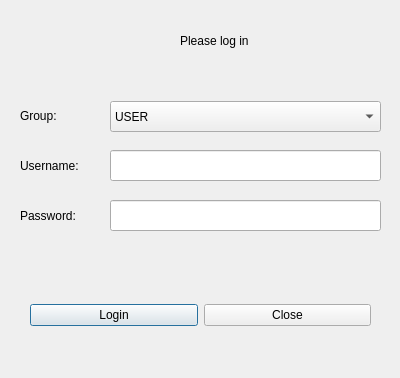
<?xml version="1.0" encoding="UTF-8"?>
<ui version="4.0">
 <class>Login</class>
 <widget class="QDialog" name="Login">
  <property name="geometry">
   <rect>
    <x>0</x>
    <y>0</y>
    <width>400</width>
    <height>378</height>
   </rect>
  </property>
  <property name="windowTitle">
   <string>User Login</string>
  </property>
  <widget class="QLineEdit" name="userLine">
   <property name="geometry">
    <rect>
     <x>110</x>
     <y>150</y>
     <width>271</width>
     <height>31</height>
    </rect>
   </property>
  </widget>
  <widget class="QLineEdit" name="passLine">
   <property name="geometry">
    <rect>
     <x>110</x>
     <y>200</y>
     <width>271</width>
     <height>31</height>
    </rect>
   </property>
   <property name="inputMask">
    <string/>
   </property>
   <property name="text">
    <string/>
   </property>
   <property name="echoMode">
    <enum>QLineEdit::Password</enum>
   </property>
  </widget>
  <widget class="QLabel" name="label">
   <property name="geometry">
    <rect>
     <x>20</x>
     <y>150</y>
     <width>81</width>
     <height>31</height>
    </rect>
   </property>
   <property name="text">
    <string>Username:</string>
   </property>
  </widget>
  <widget class="QLabel" name="label_2">
   <property name="geometry">
    <rect>
     <x>20</x>
     <y>200</y>
     <width>91</width>
     <height>31</height>
    </rect>
   </property>
   <property name="text">
    <string>Password:</string>
   </property>
  </widget>
  <widget class="QLabel" name="label_3">
   <property name="geometry">
    <rect>
     <x>180</x>
     <y>20</y>
     <width>201</width>
     <height>41</height>
    </rect>
   </property>
   <property name="text">
    <string>Please log in</string>
   </property>
  </widget>
  <widget class="QWidget" name="layoutWidget">
   <property name="geometry">
    <rect>
     <x>30</x>
     <y>290</y>
     <width>341</width>
     <height>51</height>
    </rect>
   </property>
   <layout class="QHBoxLayout" name="horizontalLayout">
    <item>
     <widget class="QPushButton" name="loginButton">
      <property name="text">
       <string>Login</string>
      </property>
     </widget>
    </item>
    <item>
     <widget class="QPushButton" name="closeButton">
      <property name="text">
       <string>Close</string>
      </property>
     </widget>
    </item>
   </layout>
  </widget>
  <widget class="QLabel" name="label_4">
   <property name="geometry">
    <rect>
     <x>20</x>
     <y>100</y>
     <width>61</width>
     <height>31</height>
    </rect>
   </property>
   <property name="text">
    <string>Group:</string>
   </property>
  </widget>
  <widget class="QComboBox" name="groupBox">
   <property name="geometry">
    <rect>
     <x>110</x>
     <y>101</y>
     <width>271</width>
     <height>31</height>
    </rect>
   </property>
   <item>
    <property name="text">
     <string>USER</string>
    </property>
   </item>
   <item>
    <property name="text">
     <string>COMPANY</string>
    </property>
   </item>
   <item>
    <property name="text">
     <string>ADMIN</string>
    </property>
   </item>
  </widget>
 </widget>
 <resources/>
 <connections>
  <connection>
   <sender>closeButton</sender>
   <signal>clicked()</signal>
   <receiver>Login</receiver>
   <slot>close()</slot>
   <hints>
    <hint type="sourcelabel">
     <x>263</x>
     <y>268</y>
    </hint>
    <hint type="destinationlabel">
     <x>199</x>
     <y>149</y>
    </hint>
   </hints>
  </connection>
 </connections>
</ui>
